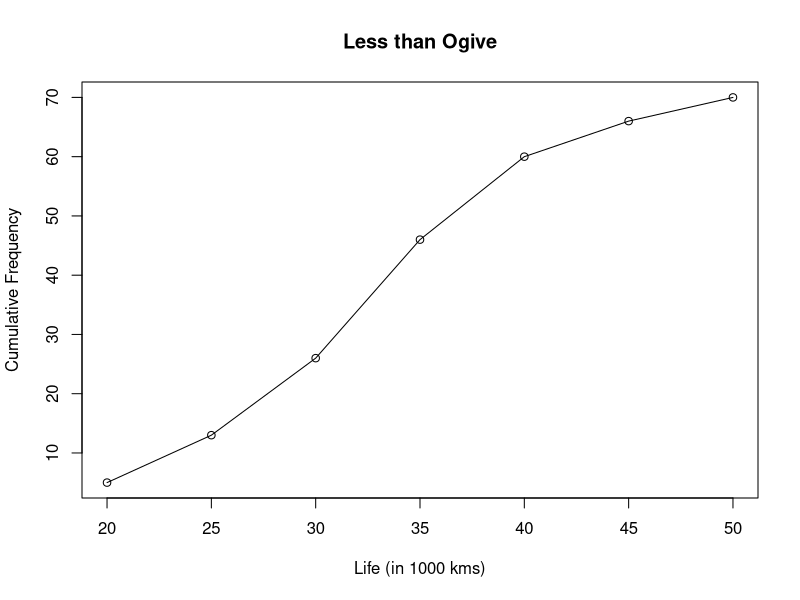

This chart was generated by the following R code:
##Slip - 10

##Q.1 - (A)
x = c(20,25,30,35,40,45,50)
f = c(5,8,13,20,14,6,4)

cf = cumsum(f); cf

plot(x,cf,type="o",main="Less than Ogive",
     xlab="Life (in 1000 kms)",ylab="Cumulative Frequency")

##Q.1 - (B)

before = c(120,125,115,130,123,119,122,127,128,118)
after  = c(111,114,107,120,115,112,112,120,119,112)

t.test(before,after,paired=TRUE)

##Q.2 - A

v1 = rep(7,12); v1

v2 = rep(1:4,5); v2

v = c(v1,v2); v

length(v)

head(v,6)

##Q.2 - B

n=5; p=0.2

dbinom(2,n,p)

1 - pbinom(3,n,p)

pbinom(3,n,p)

##Q.3 - A

X = c(2,5,7,10,12)
Y = c(4,8,11,15,18)

cor(X,Y,method="spearman")

cor(X,Y)

model = lm(Y ~ X)
model

##Q.3 - B
x = rbinom(100,1,0.7)

x

##Q.4 - A

x = c(38,40,36,40,40,38,42,44,40,42)

mean(x)

median(x)

table(x)

##Q.4 - B
x = c(100,125,110,125,205,170)

range(x)

IQR(x)

var(x)

sd(x)
